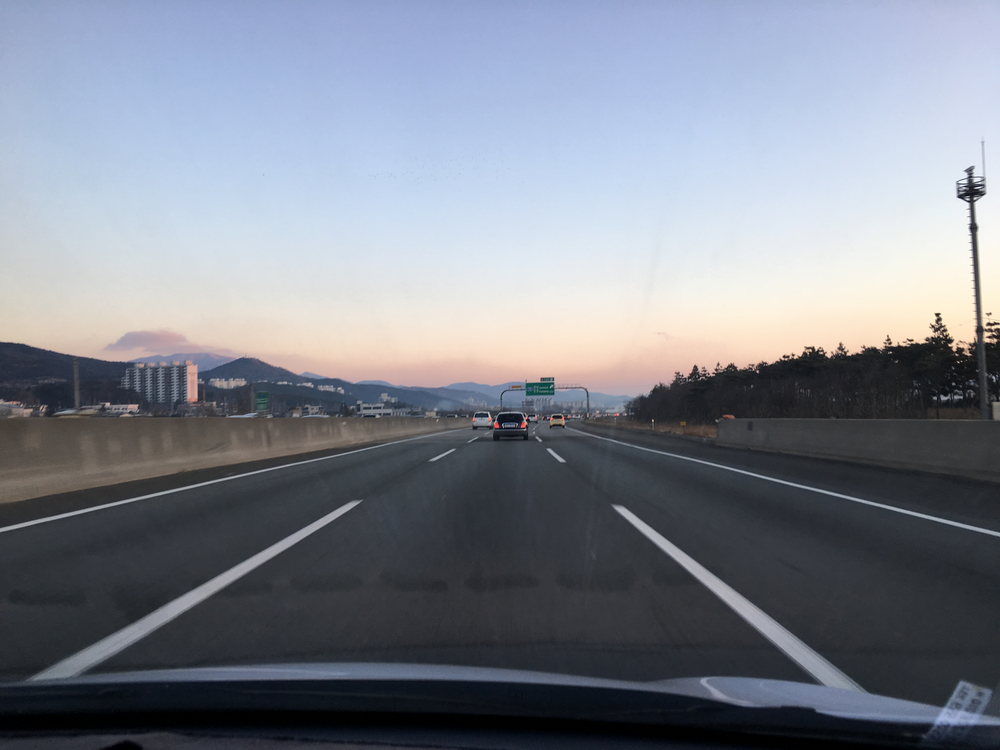
#> input picture IMAGE/expressway.jpg, 1000 x 750 px
$ python road_line.py
#> lines starting #> are read from the running program, lines starting #| are printed output that depends on the picture; after the words box and inside, x2 and y2 are one past the last pixel; in counts of white or black regions, pixels touching at a corner belong together
import cv2 as cv
import numpy as np
import matplotlib.pyplot as plt


#과정
#이미지 불러오기 -> 색변환(gray) -> 가우시안 필터 -> 캐니 엣지 디텍터


#이미지 불러오기 (matplotlib.pyplot)
img = cv.imread("IMAGE/expressway.jpg")
#> img is the input picture: shape (750, 1000, 3); mean B, G, R 141.6, 130.9, 125.8
img_gray = cv.imread("IMAGE/expressway_gray.jpg")

plt.figure(figsize=(10, 8))
print(type(img), img.shape)
#| <class 'numpy.ndarray'> (750, 1000, 3)

plt.imshow(img)
plt.show()


#차선 인식을 위한 색 변환 함수
def TransGray(img):
    return cv.cvtColor(img, cv.COLOR_RGB2GRAY)
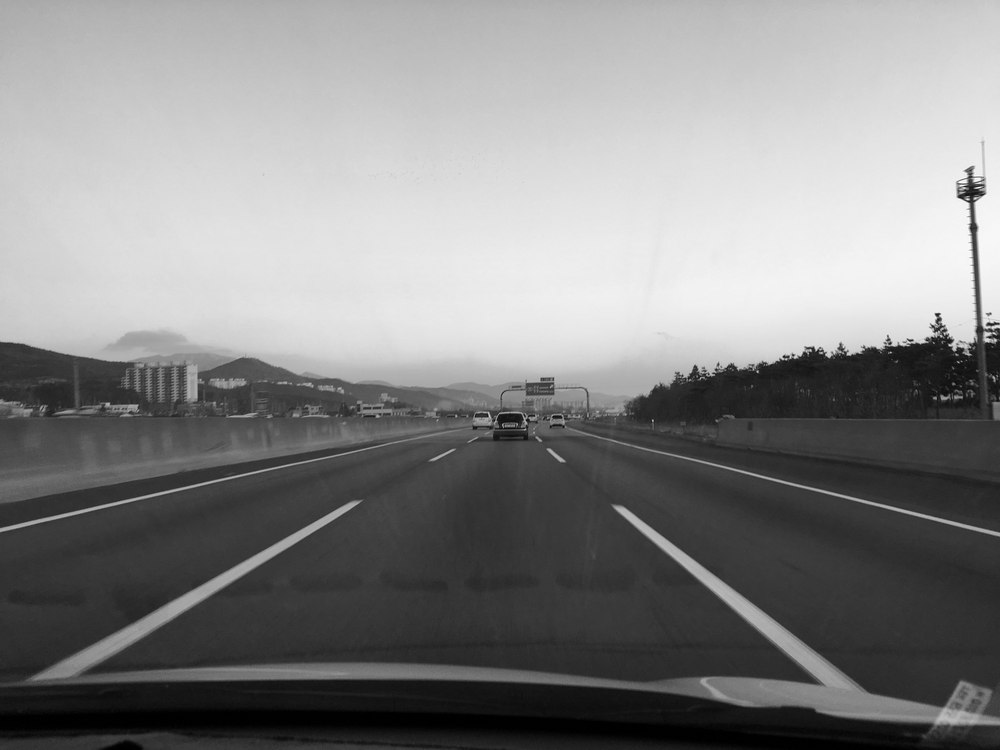
#> returned value: shape (750, 1000); min 0, max 255, mean 133.5

gray = TransGray(img)
plt.figure(figsize=(10, 8))
plt.imshow(gray, cmap='gray')
plt.show()


#블러링
#- 블러링은 거친 느낌의 사진을 부드럽게 만들거나, 혹은 영산 인식 부분에서, 잡음의 영향을 제거하기 위한 기법
def gaussian_blur(img, kernel_size):
#> called with kernel_size = 5
    return cv.GaussianBlur(img, (kernel_size, kernel_size), 0)

kernel_size = 5
blur_gray = gaussian_blur(gray, kernel_size)

plt.figure(figsize=(10, 8))
plt.imshow(blur_gray, cmap='gray')
plt.show()

def canny(img, low_threshold, high_treshold):
#> called with low_threshold = 50, high_treshold = 200
    return cv.Canny(img, low_threshold, high_treshold)
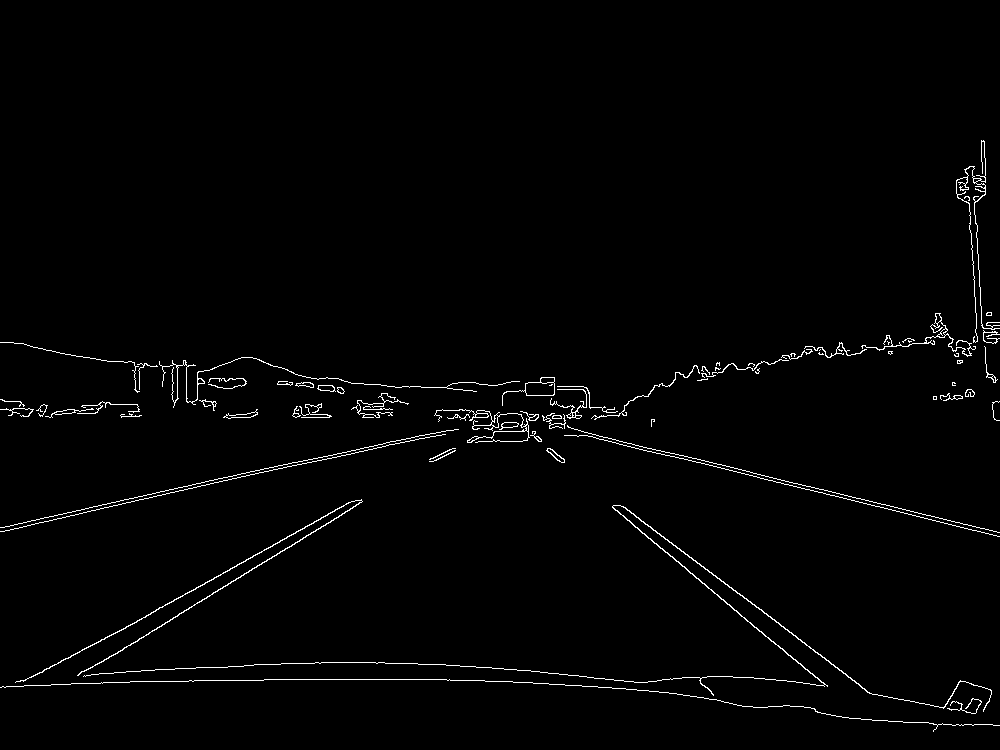
#> returned value: shape (750, 1000); 1.5% white in thin lines or dots, all inside (x1, y1, x2, y2) = (0, 140, 1000, 732)


edge = canny(blur_gray, 50, 200)
# plt.figure(figure = (10, 8))
plt.imshow(edge, cmap='gray')
plt.show()

$ run again, with IMAGE/lulu.jpg copied over IMAGE/expressway.jpg
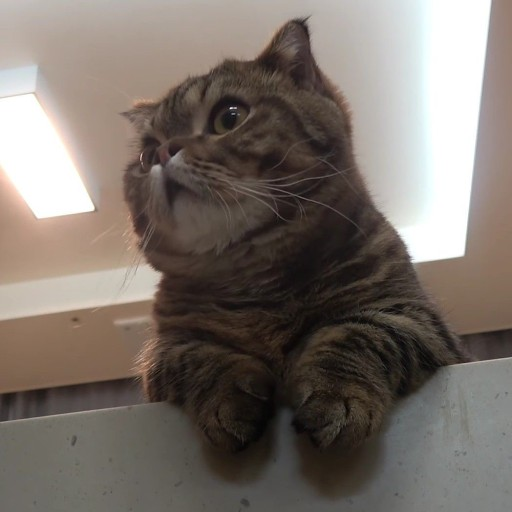
#> input picture IMAGE/lulu.jpg, 512 x 512 px
#> img is the input picture: shape (512, 512, 3); mean B, G, R 105.4, 112.4, 121.5
#| <class 'numpy.ndarray'> (512, 512, 3)
#> in TransGray, `return cv.cvtColor(img, cv.COLOR_RGB2GRAY)`:
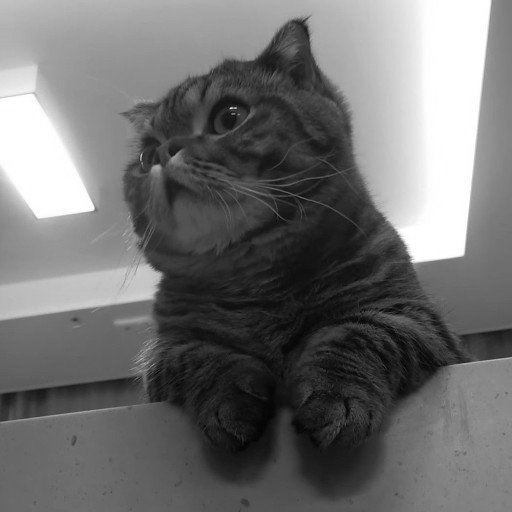
#> returned value: shape (512, 512); min 1, max 255, mean 111.3
#> in canny, `return cv.Canny(img, low_threshold, high_treshold)`:
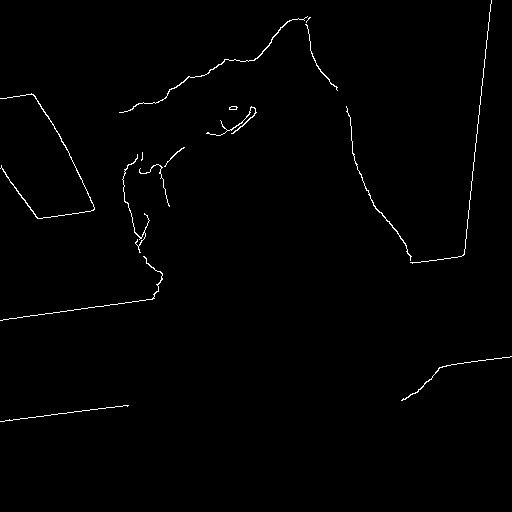
#> returned value: shape (512, 512); 0.83% white in thin lines or dots, all inside (x1, y1, x2, y2) = (0, 0, 512, 422)
